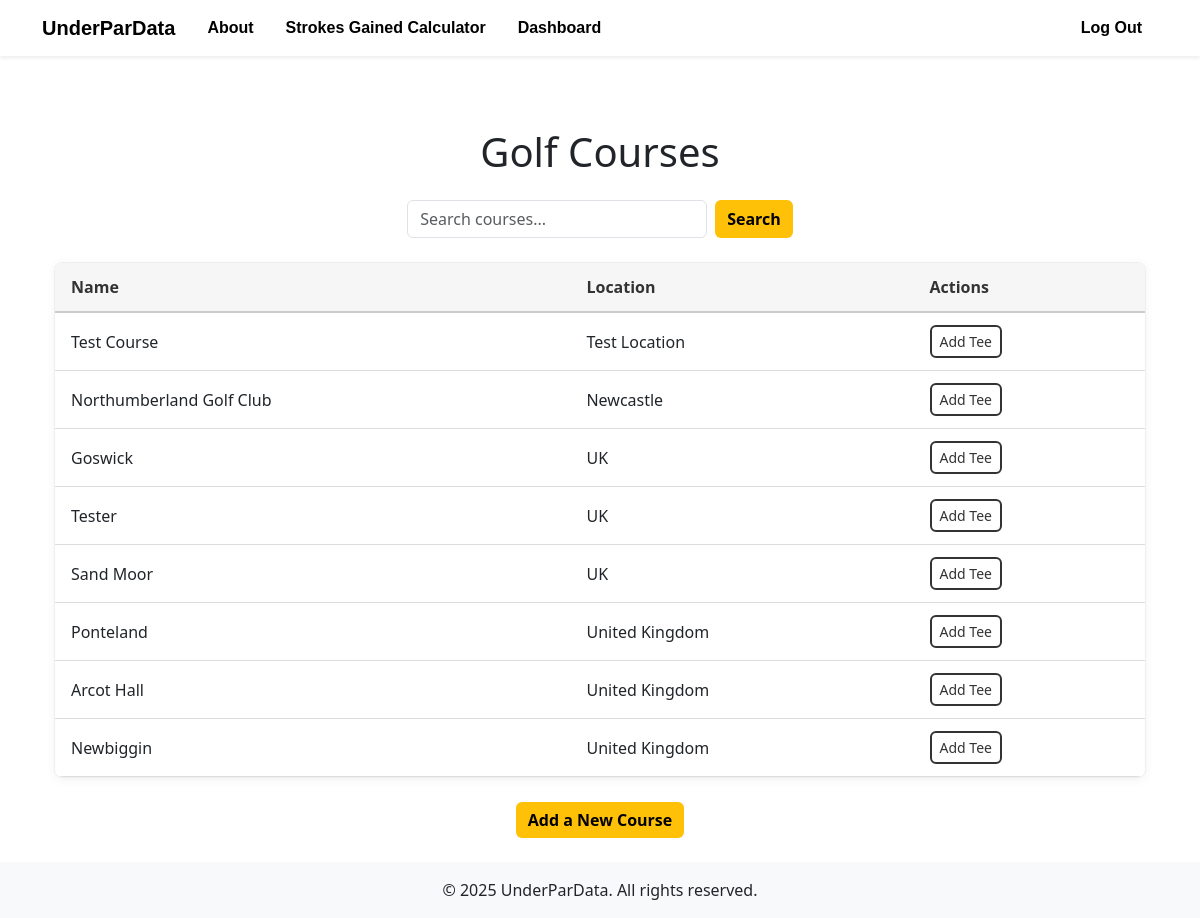
The page /courses (signed in) on the database as committed earlier.
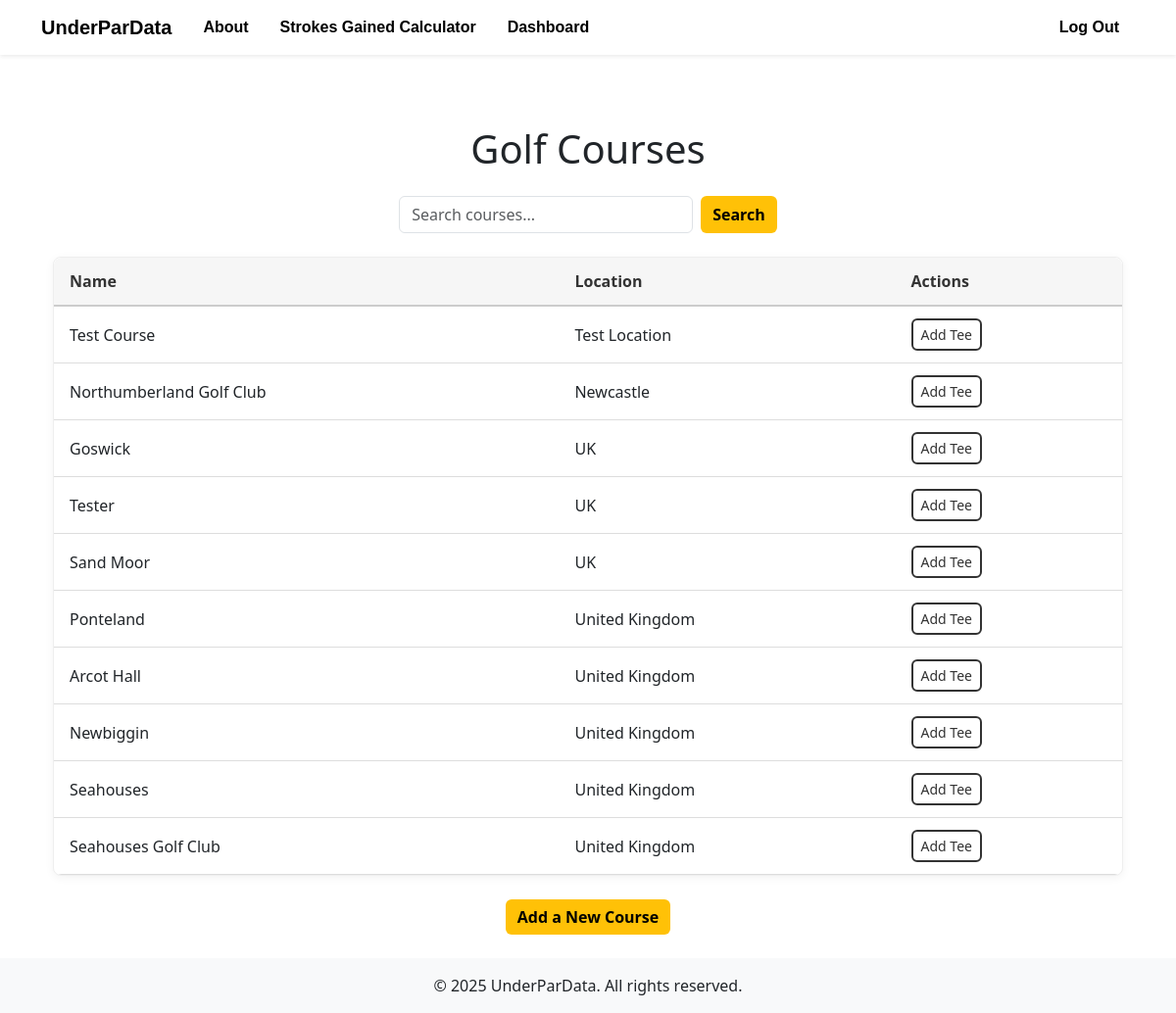
The same page on the database as committed later.
### models/course.py (models this page shows)
class Course(db.Model):
    __tablename__ = 'courses'
    courseID = db.Column(db.Integer, primary_key=True)
    name = db.Column(db.String(120), nullable=False)
    location = db.Column(db.String(200))
    tees = relationship("Tee", back_populates="course", cascade="all, delete-orphan")
    holes = relationship("Hole", back_populates="course", cascade="all, delete-orphan")
    rounds = db.relationship("Round", back_populates="course")

### app.py (the view)
@app.route('/courses')
@login_required
def courses():
    query = request.args.get('search', '')  # Grab the query from ?search= in URL
    if query:
        courses = Course.query.filter(Course.name.ilike(f"%{query}%")).all()
    else:
        courses = Course.query.all()
    return render_template('courses.html', courses=courses)

### app.py (called while the page is built)
@login_manager.user_loader
def load_user(userID):
    return User.query.get(int(userID))

### templates/courses.html (shortened to what this page needs)
{% extends "base.html" %}
{% block extra_css %}
  <link rel="stylesheet" href="{{ url_for('static', filename='css/courses.css') }}">
{% endblock %}
{% block content %}
<div class="container mt-5">
  <h1 class="text-center mb-4">Golf Courses</h1>
  <form method="GET" action="{{ url_for('courses') }}" class="d-flex justify-content-center mb-4">
    <input
      type="text"
      name="search"
      class="form-control custom-form-input me-2"
      placeholder="Search courses..."
      value="{{ request.args.get('search', '') }}"
      style="max-width: 300px;"
    >
    <button type="submit" class="btn btn-cta">
      Search
    </button>
  </form>
  <div class="custom-table-wrapper">
    <table class="custom-table">
      <thead>
        <tr>
          <th>Name</th>
          <th>Location</th>
          <th>Actions</th>
        </tr>
      </thead>
      <tbody>
        {% for course in courses %}
        <tr>
          <td>{{ course.name }}</td>
          <td>{{ course.location }}</td>
          <td>
            <a
              href="{{ url_for('add_tee', course_id=course.courseID) }}"
              class="btn btn-outline-dark btn-sm"
            >
              Add Tee
            </a>
          </td>
        </tr>
        {% endfor %}
      </tbody>
    </table>
  </div>
  <div class="text-center mt-3">
    <a href="/add_course" class="btn btn-cta">
      Add a New Course
    </a>
  </div>
</div>
{% endblock %}

### templates/base.html (shortened to what this page needs)
<!DOCTYPE html>
<html lang="en">
<head>
  <link
    rel="stylesheet"
    href="https://cdn.jsdelivr.net/npm/bootstrap@5.3.3/dist/css/bootstrap.min.css"
  />
  <link
    rel="stylesheet"
    href="https://cdn.jsdelivr.net/npm/animate.css@4.1.1/animate.min.css"
  />
  <link rel="stylesheet" href="{{ url_for('static', filename='base.css') }}">
  {% block extra_css %}{% endblock %}
</head>
<body class="d-flex flex-column min-vh-100">
  <nav class="navbar navbar-expand-lg navbar-light bg-white shadow-sm">
    <div class="container">
      <a class="navbar-brand fw-bold" href="/">
        UnderParData
      </a>
      <div class="collapse navbar-collapse" id="navbarNav">
        <ul class="navbar-nav me-auto">
          <li class="nav-item">
            <a class="nav-link fw-semibold px-3" href="/about">About</a>
          </li>
          <li class="nav-item">
            <a class="nav-link fw-semibold px-3" href="/sg_calc">Strokes Gained Calculator</a>
          </li>
          <li class="nav-item">
            <a class="nav-link fw-semibold px-3" href="/dashboard">Dashboard</a>
          </li>
        </ul>
        <ul class="navbar-nav ms-auto">
          {% if not current_user.is_authenticated %}
            <li class="nav-item">
              <a class="nav-link fw-semibold px-3" href="/login">Log In</a>
            </li>
            <li class="nav-item">
              <a class="nav-link fw-semibold px-3 register-link" href="/register">Register</a>
            </li>
          {% else %}
            <li class="nav-item">
              <a class="nav-link fw-semibold px-3" href="/logout">Log Out</a>
            </li>
          {% endif %}
        </ul>
      </div>
    </div>
  </nav>
  <div class="container my-4 flex-grow-1">
    {% block content %}{% endblock %}
  </div>
  <footer class="bg-light text-center text-lg-start mt-auto">
    <div class="text-center p-3">
      &copy; 2025 UnderParData. All rights reserved.
    </div>
  </footer>
</body>
</html>

### static/base.css (style rules this page uses)
.navbar-light { background-color: white !important; color: white; }
.navbar-light .navbar-brand, .navbar-light .navbar-nav .nav-link { color: #000000 !important; font-family: sans-serif; }

### static/css/courses.css (style rules this page uses)
.custom-table-wrapper { width: 100%; overflow-x: auto; background-color: #fff; border: 1px solid #eee; border-radius: 8px; box-shadow: 0 2px 10px rgba(0,0,0,0.05); margin-bottom: 1.5rem; }
.custom-table { width: 100%; border-collapse: collapse; border-radius: 8px; overflow: hidden; table-layout: auto; }
.custom-table thead { background-color: #f6f6f6; }
.custom-table th, .custom-table td { padding: 0.75rem 1rem; text-align: left; vertical-align: middle; border-bottom: 1px solid #ddd; }
.custom-table thead th { font-weight: 600; color: #333; border-bottom: 2px solid #ccc; }
.btn-outline-dark { border: 2px solid #333; color: #333; border-radius: 6px; transition: background-color 0.2s, color 0.2s; }
.btn.btn-cta { background-color: #ffc107; color: #000; font-weight: 600; border: none; border-radius: 6px; transition: background-color 0.2s, color 0.2s; }

Rows that differ between the two databases and show on the page:
added Course: name "Seahouses", location "United Kingdom"
added Course: name "Seahouses Golf Club", location "United Kingdom"
